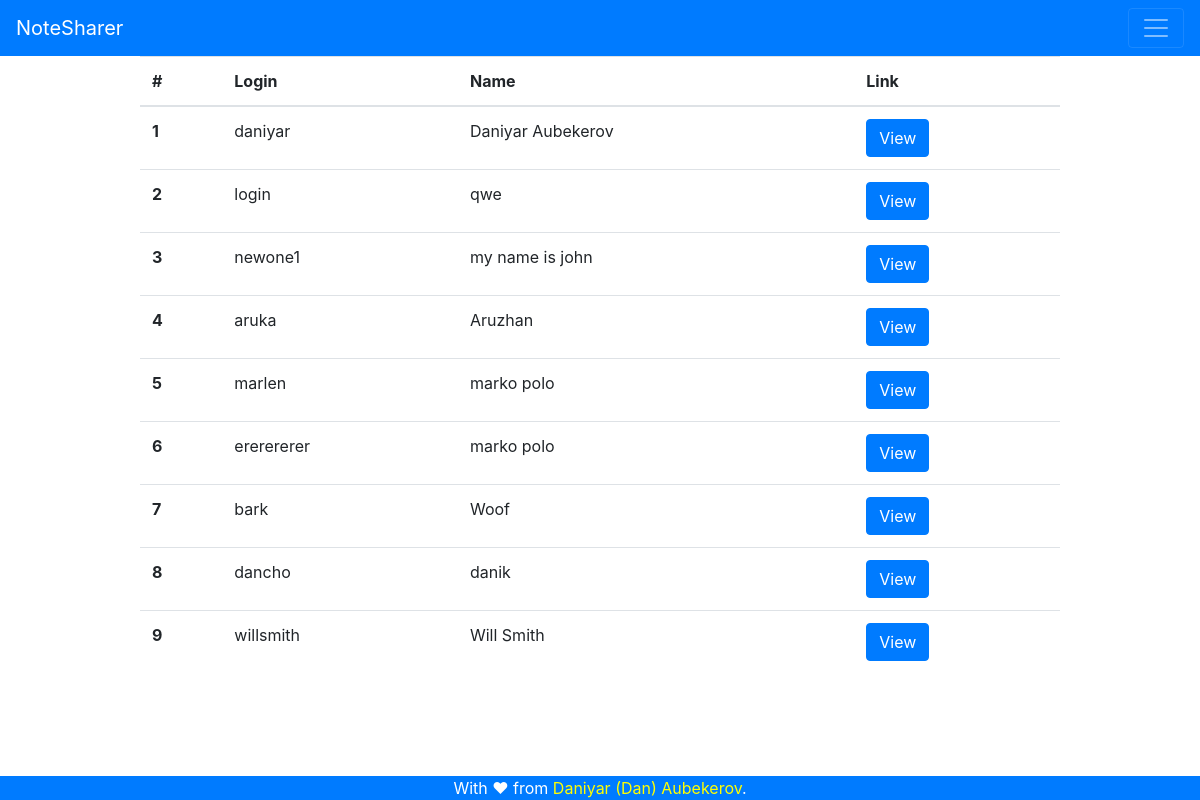
Before: /users (signed in) with the older database file.
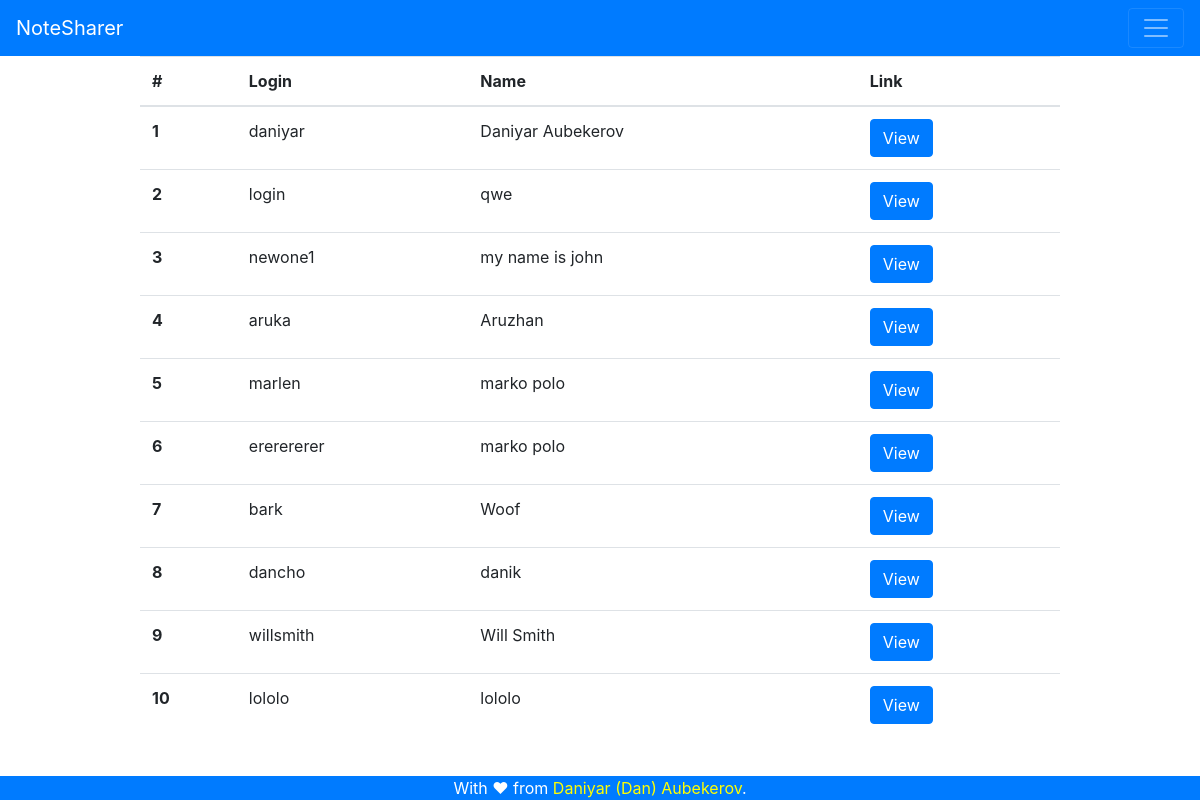
After: the same page with the newer database file.
### tables this page shows
CREATE TABLE 'accounts' (
'id' INTEGER PRIMARY KEY,
'login' VARCHAR(255),
'password' VARCHAR(255),
'name' VARCHAR(255)
, 'university' VARCHAR(255), 'github' VARCHAR(255));

### app.py (the view)
@app.route('/users')
def all_users():
    if (not session['user']):
        return render_template('404.html', error = 'You are not loged in to view this page')
    context = dict()
    db_connection = sqlite3.connect('database.db')
    cursor = db_connection.cursor()
    cursor.execute('SELECT * FROM accounts;')
    users = cursor.fetchall()
    cursor.close()
    context['users'] = users
    return render_template('all_users.html', context = context)

### templates/all_users.html (shortened to what this page needs)
{% extends 'base.html' %}
{% block body %}
    <div class="container">
        <div class="row">
            <div class="col-sm-1"></div>
            <div class="col-lg-10">
                <table class="table table-hover">
                    <thead>
                        <tr>
                        <th scope="col">#</th>
                        <th scope="col">Login</th>
                        <th scope="col">Name</th>
                        <th scope="col">Link</th>
                        </tr>
                    </thead>
                    <tbody>
                        {% for user in context['users'] %}
                            <tr>
                                <th scope="row">{{user[0]}}</th>
                                <td>{{user[1]}}</td>
                                <td>{{user[3]}}</td>
                                <td><a href = "{{url_for('user', login = user[1])}}" class = "btn btn-primary">View</a></td>
                            </tr>
                        {% endfor %}
                    </tbody>
                </table>
            </div>
            <div class="col-sm-1"></div>
        </div>
    </div>
{% endblock %}

### templates/base.html (shortened to what this page needs)
<!DOCTYPE html>
<html lang="en">
    <head>
        <link rel="stylesheet" href="https://cdn.jsdelivr.net/npm/bootstrap@4.5.3/dist/css/bootstrap.min.css">
    </head>
    <body>
        <main>
            <nav class="navbar navbar-dark bg-primary">
                <a class="navbar-brand" href="{{ url_for('index') }}">NoteSharer</a>
                {% if session['user'] %}
                    <button class="navbar-toggler" type="button" data-toggle="collapse" data-target="#navbarText" aria-controls="navbarText" aria-expanded="false" aria-label="Toggle navigation">
                        <span class="navbar-toggler-icon"></span>
                    </button>
                {% else %}
                    <a class="btn btn-light" href="{{ url_for('login') }}">Login </a>
                    <a class="btn btn-light" href="{{url_for('register')}}">Registration</a>
                {% endif %}
            </nav>
            {% block body %}{% endblock %}
            <footer class="footer bg-primary" style = "position: fixed; left: 0; bottom: 0; width: 100%; color:white; text-align: center;">
                <div class="container">
                    <span class="">With ♥ from <a href = "https://daniyardake.github.io/" style = "color:yellow;">Daniyar (Dan) Aubekerov</a>.</span>
                </div>
            </footer>
        </main>
    </body>
</html>

Changed rows visible on the page:
added accounts: id "10", login "lololo", name "lololo"
